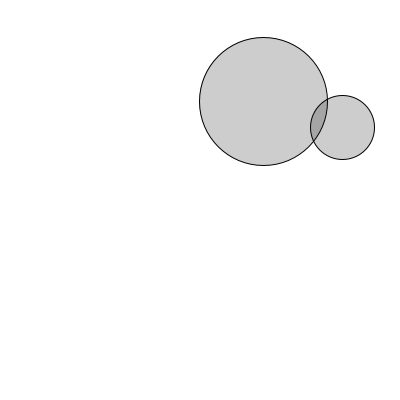
Frame 1 (no input)
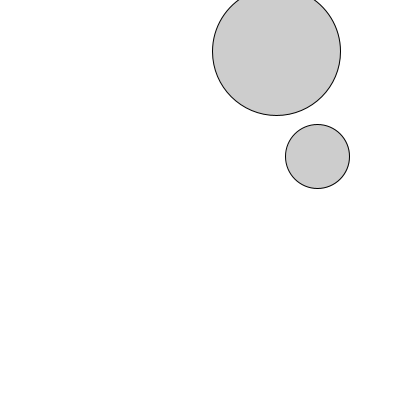
Frame 60 (the mouse pressed at the canvas centre just before this capture)
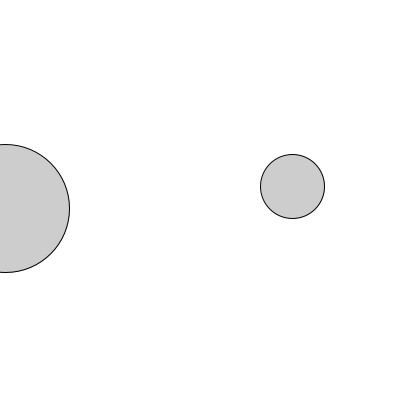
Frame 120 (the mouse held since frame 60 and released just before this capture)

The Processing sketch that drew these frames (run headless with seeded random() and noise(); from frame 60 on, the mouse is pressed at the canvas centre):

// Processing sketch: sketch_ball_000
// ── sketch_ball_000.pde
/*

 Comenzamos con un copy/paste y algunas modificaciones a
 
 http://learningprocessing.dreamhosters.com/examples/chapter-10/example-10-2/
 
 */

Ball ball1;
Ball ball2;

void setup() {
  size(400,400);
  smooth();
  
  // Initialize balls
  ball1 = new Ball(64);
  ball2 = new Ball(32);
}

void draw() {
  background(255);
  
  // Move and display balls
  ball1.move();
  ball2.move();
  ball1.display();
  ball2.display();
}
// ── Ball.pde
class Ball {

  float r;   // radius
  float x,y; // location
  float xspeed,yspeed; // speed
  
  // Constructor
  Ball(float tempR) {
    r = tempR;
    x = random(width);
    y = random(height);
    xspeed = random( - 5,5);
    yspeed = random( - 5,5);
  }
  
  void move() {
    x += xspeed; // Increment x
    y += yspeed; // Increment y
    
    // Check horizontal edges
    if (x > width || x < 0) {
      xspeed *= - 1;
    }
    //Check vertical edges
    if (y > height || y < 0) {
      yspeed *= - 1;
    }
  }
  
  // Draw the ball
  void display() {
    stroke(0);
    fill(0,50);
    ellipse(x,y,r*2,r*2);
  }
}
